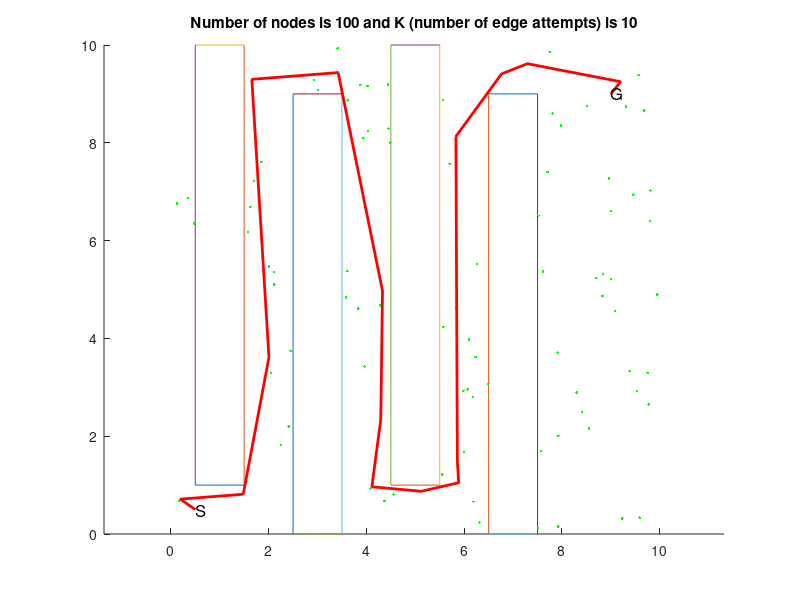

Write the MATLAB code that produced this figure.
% Automatically generated by solvePlanningProblem using
% #nodes=100
% #edges per node10
% step size for collision check 0.05
% xMin=0
% xMax=10
% yMin=0
% yMax=10
% worldModel="test"
% problem spec file "problem2.txt"

clf
hold on
plot([0.5 1.5],[1 1]);
plot([1.5 1.5],[1 10]);
plot([1.5 0.5],[10 10]);
plot([0.5 0.5],[10 1]);
plot([2.5 3.5],[0 0]);
plot([3.5 3.5],[0 9]);
plot([3.5 2.5],[9 9]);
plot([2.5 2.5],[9 0]);
plot([4.5 5.5],[1 1]);
plot([5.5 5.5],[1 10]);
plot([5.5 4.5],[10 10]);
plot([4.5 4.5],[10 1]);
plot([6.5 7.5],[0 0]);
plot([7.5 7.5],[0 9]);
plot([7.5 6.5],[9 9]);
plot([6.5 6.5],[9 0]);
plot([0 0],[0 0]);
plot([0 0],[0 0]);
plot([0 0],[0 0]);
plot([0 0],[0 0]);
plot(5.8601,1.49491,'.g')
plot(1.70265,7.221,'.g')
plot(1.65688,9.29783,'.g')
plot(5.82931,4.63547,'.g')
plot(7.98199,8.3534,'.g')
plot(4.36933,0.675732,'.g')
plot(2.00757,3.61369,'.g')
plot(5.83068,8.13016,'.g')
plot(8.83602,5.31897,'.g')
plot(6.07014,2.95894,'.g')
plot(4.0214,9.16122,'.g')
plot(4.32925,4.97177,'.g')
plot(1.6275,6.69239,'.g')
plot(5.99022,1.67586,'.g')
plot(2.252,1.81952,'.g')
plot(6.31133,0.233989,'.g')
plot(0.172923,0.680657,'.g')
plot(4.29435,2.3476,'.g')
plot(7.51458,0.125023,'.g')
plot(0.477754,6.3506,'.g')
plot(9.30954,8.74511,'.g')
plot(9.38223,3.33094,'.g')
plot(7.90634,3.71148,'.g')
plot(8.30271,2.89608,'.g')
plot(3.41278,9.93021,'.g')
plot(9.58847,0.335065,'.g')
plot(2.01093,5.4666,'.g')
plot(5.70059,7.57113,'.g')
plot(9.00291,6.61031,'.g')
plot(9.75162,3.29726,'.g')
plot(8.95791,7.2662,'.g')
plot(3.42228,9.43566,'.g')
plot(3.61681,8.86627,'.g')
plot(5.98355,2.92635,'.g')
plot(7.61138,5.36579,'.g')
plot(6.25729,5.51772,'.g')
plot(9.07727,4.56,'.g')
plot(8.4138,2.49004,'.g')
plot(4.49021,8.00227,'.g')
plot(3.58095,4.83603,'.g')
plot(8.55028,2.1612,'.g')
plot(5.56811,8.88074,'.g')
plot(3.87588,9.18491,'.g')
plot(7.74701,9.85944,'.g')
plot(2.11126,5.35839,'.g')
plot(2.92855,9.28991,'.g')
plot(7.29218,9.61765,'.g')
plot(5.12358,0.873126,'.g')
plot(4.45368,8.29499,'.g')
plot(1.85228,7.61197,'.g')
plot(9.77317,2.64931,'.g')
plot(8.70446,5.23163,'.g')
plot(4.11237,0.965419,'.g')
plot(3.93729,8.09388,'.g')
plot(0.352578,6.86584,'.g')
plot(4.28461,4.67598,'.g')
plot(6.76277,9.40819,'.g')
plot(5.5491,1.21645,'.g')
plot(7.70318,7.40138,'.g')
plot(8.82842,4.87018,'.g')
plot(7.80393,8.6016,'.g')
plot(7.51949,6.50839,'.g')
plot(3.83323,4.60902,'.g')
plot(5.57444,4.23843,'.g')
plot(9.80497,6.3993,'.g')
plot(9.80717,7.02274,'.g')
plot(2.44938,3.74445,'.g')
plot(9.94708,4.8949,'.g')
plot(4.30309,2.7255,'.g')
plot(7.92629,2.00627,'.g')
plot(0.12688,6.75472,'.g')
plot(4.43921,9.18954,'.g')
plot(9.00496,5.22016,'.g')
plot(9.4586,6.94011,'.g')
plot(3.96286,3.42808,'.g')
plot(3.01022,9.07948,'.g')
plot(6.23004,3.62051,'.g')
plot(1.5799,6.17711,'.g')
plot(8.51541,8.7563,'.g')
plot(1.4818,0.813248,'.g')
plot(7.56796,1.70122,'.g')
plot(9.5395,2.92428,'.g')
plot(6.09715,3.9787,'.g')
plot(2.11382,5.10211,'.g')
plot(9.19887,9.24896,'.g')
plot(9.68151,8.65746,'.g')
plot(6.18908,0.660208,'.g')
plot(7.92323,0.151931,'.g')
plot(4.08829,0.933444,'.g')
plot(9.23141,0.318324,'.g')
plot(4.55396,0.811316,'.g')
plot(6.49544,3.06937,'.g')
plot(9.56762,9.38239,'.g')
plot(5.88787,1.04942,'.g')
plot(0.19564,0.712646,'.g')
plot(2.41386,2.1976,'.g')
plot(6.17631,2.8017,'.g')
plot(3.61313,5.37517,'.g')
plot(2.05066,3.29464,'.g')
plot(4.03264,8.23974,'.g')
if 0
  plot([1.65688,1.70265] ,[9.29783, 7.221], 'k')
  plot([5.82931,5.8601] ,[4.63547, 1.49491], 'k')
  plot([2.00757,1.70265] ,[3.61369, 7.221], 'k')
  plot([2.00757,1.65688] ,[3.61369, 9.29783], 'k')
  plot([5.83068,5.82931] ,[8.13016, 4.63547], 'k')
  plot([5.83068,5.8601] ,[8.13016, 1.49491], 'k')
  plot([8.83602,7.98199] ,[5.31897, 8.3534], 'k')
  plot([6.07014,5.8601] ,[2.95894, 1.49491], 'k')
  plot([6.07014,5.82931] ,[2.95894, 4.63547], 'k')
  plot([6.07014,5.83068] ,[2.95894, 8.13016], 'k')
  plot([4.0214,1.65688] ,[9.16122, 9.29783], 'k')
  plot([4.0214,4.36933] ,[9.16122, 0.675732], 'k')
  plot([4.32925,4.0214] ,[4.97177, 9.16122], 'k')
  plot([4.32925,4.36933] ,[4.97177, 0.675732], 'k')
  plot([1.6275,1.70265] ,[6.69239, 7.221], 'k')
  plot([1.6275,1.65688] ,[6.69239, 9.29783], 'k')
  plot([1.6275,2.00757] ,[6.69239, 3.61369], 'k')
  plot([5.99022,5.8601] ,[1.67586, 1.49491], 'k')
  plot([5.99022,6.07014] ,[1.67586, 2.95894], 'k')
  plot([5.99022,5.82931] ,[1.67586, 4.63547], 'k')
  plot([5.99022,5.83068] ,[1.67586, 8.13016], 'k')
  plot([2.252,2.00757] ,[1.81952, 3.61369], 'k')
  plot([2.252,1.6275] ,[1.81952, 6.69239], 'k')
  plot([2.252,1.70265] ,[1.81952, 7.221], 'k')
  plot([6.31133,5.8601] ,[0.233989, 1.49491], 'k')
  plot([6.31133,5.99022] ,[0.233989, 1.67586], 'k')
  plot([6.31133,4.36933] ,[0.233989, 0.675732], 'k')
  plot([6.31133,6.07014] ,[0.233989, 2.95894], 'k')
  plot([6.31133,5.82931] ,[0.233989, 4.63547], 'k')
  plot([6.31133,5.83068] ,[0.233989, 8.13016], 'k')
  plot([4.29435,4.36933] ,[2.3476, 0.675732], 'k')
  plot([4.29435,4.32925] ,[2.3476, 4.97177], 'k')
  plot([7.51458,8.83602] ,[0.125023, 5.31897], 'k')
  plot([9.30954,7.98199] ,[8.74511, 8.3534], 'k')
  plot([9.30954,8.83602] ,[8.74511, 5.31897], 'k')
  plot([9.38223,8.83602] ,[3.33094, 5.31897], 'k')
  plot([9.38223,7.98199] ,[3.33094, 8.3534], 'k')
  plot([7.90634,9.38223] ,[3.71148, 3.33094], 'k')
  plot([7.90634,8.83602] ,[3.71148, 5.31897], 'k')
  plot([7.90634,7.51458] ,[3.71148, 0.125023], 'k')
  plot([8.30271,7.90634] ,[2.89608, 3.71148], 'k')
  plot([8.30271,9.38223] ,[2.89608, 3.33094], 'k')
  plot([8.30271,8.83602] ,[2.89608, 5.31897], 'k')
  plot([8.30271,7.51458] ,[2.89608, 0.125023], 'k')
  plot([3.41278,4.0214] ,[9.93021, 9.16122], 'k')
  plot([3.41278,1.65688] ,[9.93021, 9.29783], 'k')
  plot([3.41278,4.32925] ,[9.93021, 4.97177], 'k')
  plot([9.58847,8.30271] ,[0.335065, 2.89608], 'k')
  plot([9.58847,9.38223] ,[0.335065, 3.33094], 'k')
  plot([9.58847,7.90634] ,[0.335065, 3.71148], 'k')
  plot([9.58847,8.83602] ,[0.335065, 5.31897], 'k')
  plot([2.01093,1.6275] ,[5.4666, 6.69239], 'k')
  plot([2.01093,1.70265] ,[5.4666, 7.221], 'k')
  plot([2.01093,2.00757] ,[5.4666, 3.61369], 'k')
  plot([2.01093,2.252] ,[5.4666, 1.81952], 'k')
  plot([2.01093,1.65688] ,[5.4666, 9.29783], 'k')
  plot([5.70059,5.83068] ,[7.57113, 8.13016], 'k')
  plot([5.70059,5.82931] ,[7.57113, 4.63547], 'k')
  plot([9.00291,8.83602] ,[6.61031, 5.31897], 'k')
  plot([9.00291,7.98199] ,[6.61031, 8.3534], 'k')
  plot([9.00291,9.30954] ,[6.61031, 8.74511], 'k')
  plot([9.00291,7.90634] ,[6.61031, 3.71148], 'k')
  plot([9.00291,9.38223] ,[6.61031, 3.33094], 'k')
  plot([9.00291,8.30271] ,[6.61031, 2.89608], 'k')
  plot([9.75162,9.38223] ,[3.29726, 3.33094], 'k')
  plot([9.75162,8.30271] ,[3.29726, 2.89608], 'k')
  plot([9.75162,7.90634] ,[3.29726, 3.71148], 'k')
  plot([9.75162,8.83602] ,[3.29726, 5.31897], 'k')
  plot([9.75162,9.58847] ,[3.29726, 0.335065], 'k')
  plot([9.75162,9.00291] ,[3.29726, 6.61031], 'k')
  plot([8.95791,9.00291] ,[7.2662, 6.61031], 'k')
  plot([8.95791,7.98199] ,[7.2662, 8.3534], 'k')
  plot([8.95791,9.30954] ,[7.2662, 8.74511], 'k')
  plot([8.95791,8.83602] ,[7.2662, 5.31897], 'k')
  plot([8.95791,7.90634] ,[7.2662, 3.71148], 'k')
  plot([8.95791,9.38223] ,[7.2662, 3.33094], 'k')
  plot([8.95791,9.75162] ,[7.2662, 3.29726], 'k')
  plot([3.42228,3.41278] ,[9.43566, 9.93021], 'k')
  plot([3.42228,4.0214] ,[9.43566, 9.16122], 'k')
  plot([3.42228,1.65688] ,[9.43566, 9.29783], 'k')
  plot([3.42228,4.32925] ,[9.43566, 4.97177], 'k')
  plot([3.61681,4.0214] ,[8.86627, 9.16122], 'k')
  plot([3.61681,3.42228] ,[8.86627, 9.43566], 'k')
  plot([3.61681,3.41278] ,[8.86627, 9.93021], 'k')
  plot([3.61681,4.32925] ,[8.86627, 4.97177], 'k')
  plot([5.98355,6.07014] ,[2.92635, 2.95894], 'k')
  plot([5.98355,5.99022] ,[2.92635, 1.67586], 'k')
  plot([5.98355,5.8601] ,[2.92635, 1.49491], 'k')
  plot([5.98355,5.82931] ,[2.92635, 4.63547], 'k')
  plot([5.98355,6.31133] ,[2.92635, 0.233989], 'k')
  plot([7.61138,8.83602] ,[5.36579, 5.31897], 'k')
  plot([7.61138,7.90634] ,[5.36579, 3.71148], 'k')
  plot([7.61138,9.00291] ,[5.36579, 6.61031], 'k')
  plot([7.61138,8.95791] ,[5.36579, 7.2662], 'k')
  plot([7.61138,8.30271] ,[5.36579, 2.89608], 'k')
  plot([7.61138,9.38223] ,[5.36579, 3.33094], 'k')
  plot([6.25729,5.82931] ,[5.51772, 4.63547], 'k')
  plot([6.25729,5.70059] ,[5.51772, 7.57113], 'k')
  plot([6.25729,6.07014] ,[5.51772, 2.95894], 'k')
  plot([6.25729,5.98355] ,[5.51772, 2.92635], 'k')
  plot([6.25729,5.83068] ,[5.51772, 8.13016], 'k')
  plot([9.07727,8.83602] ,[4.56, 5.31897], 'k')
  plot([9.07727,9.38223] ,[4.56, 3.33094], 'k')
  plot([9.07727,9.75162] ,[4.56, 3.29726], 'k')
  plot([9.07727,7.90634] ,[4.56, 3.71148], 'k')
  plot([9.07727,7.61138] ,[4.56, 5.36579], 'k')
  plot([9.07727,8.30271] ,[4.56, 2.89608], 'k')
  plot([9.07727,9.00291] ,[4.56, 6.61031], 'k')
  plot([9.07727,8.95791] ,[4.56, 7.2662], 'k')
  plot([8.4138,8.30271] ,[2.49004, 2.89608], 'k')
  plot([8.4138,9.38223] ,[2.49004, 3.33094], 'k')
  plot([8.4138,7.90634] ,[2.49004, 3.71148], 'k')
  plot([8.4138,9.75162] ,[2.49004, 3.29726], 'k')
  plot([8.4138,9.07727] ,[2.49004, 4.56], 'k')
  plot([8.4138,9.58847] ,[2.49004, 0.335065], 'k')
  plot([4.49021,3.61681] ,[8.00227, 8.86627], 'k')
  plot([4.49021,4.0214] ,[8.00227, 9.16122], 'k')
  plot([4.49021,3.42228] ,[8.00227, 9.43566], 'k')
  plot([4.49021,3.41278] ,[8.00227, 9.93021], 'k')
  plot([4.49021,4.32925] ,[8.00227, 4.97177], 'k')
  plot([3.58095,4.32925] ,[4.83603, 4.97177], 'k')
  plot([3.58095,4.29435] ,[4.83603, 2.3476], 'k')
  plot([8.55028,8.4138] ,[2.1612, 2.49004], 'k')
  plot([8.55028,8.30271] ,[2.1612, 2.89608], 'k')
  plot([8.55028,9.38223] ,[2.1612, 3.33094], 'k')
  plot([8.55028,9.75162] ,[2.1612, 3.29726], 'k')
  plot([8.55028,7.90634] ,[2.1612, 3.71148], 'k')
  plot([8.55028,9.58847] ,[2.1612, 0.335065], 'k')
  plot([8.55028,9.07727] ,[2.1612, 4.56], 'k')
  plot([5.56811,5.83068] ,[8.88074, 8.13016], 'k')
  plot([5.56811,5.70059] ,[8.88074, 7.57113], 'k')
  plot([5.56811,6.25729] ,[8.88074, 5.51772], 'k')
  plot([3.87588,4.0214] ,[9.18491, 9.16122], 'k')
  plot([3.87588,3.61681] ,[9.18491, 8.86627], 'k')
  plot([3.87588,3.42228] ,[9.18491, 9.43566], 'k')
  plot([3.87588,3.41278] ,[9.18491, 9.93021], 'k')
  plot([3.87588,1.65688] ,[9.18491, 9.29783], 'k')
  plot([7.74701,7.98199] ,[9.85944, 8.3534], 'k')
  plot([7.74701,9.30954] ,[9.85944, 8.74511], 'k')
  plot([7.74701,5.56811] ,[9.85944, 8.88074], 'k')
  plot([7.74701,8.95791] ,[9.85944, 7.2662], 'k')
  plot([7.74701,9.00291] ,[9.85944, 6.61031], 'k')
  plot([2.11126,2.01093] ,[5.35839, 5.4666], 'k')
  plot([2.11126,1.6275] ,[5.35839, 6.69239], 'k')
  plot([2.11126,2.00757] ,[5.35839, 3.61369], 'k')
  plot([2.11126,1.70265] ,[5.35839, 7.221], 'k')
  plot([2.11126,2.252] ,[5.35839, 1.81952], 'k')
  plot([2.92855,3.42228] ,[9.28991, 9.43566], 'k')
  plot([2.92855,3.41278] ,[9.28991, 9.93021], 'k')
  plot([2.92855,3.87588] ,[9.28991, 9.18491], 'k')
  plot([2.92855,4.0214] ,[9.28991, 9.16122], 'k')
  plot([2.92855,1.65688] ,[9.28991, 9.29783], 'k')
  plot([7.29218,7.74701] ,[9.61765, 9.85944], 'k')
  plot([7.29218,7.98199] ,[9.61765, 8.3534], 'k')
  plot([7.29218,5.56811] ,[9.61765, 8.88074], 'k')
  plot([7.29218,9.30954] ,[9.61765, 8.74511], 'k')
  plot([7.29218,8.95791] ,[9.61765, 7.2662], 'k')
  plot([5.12358,4.36933] ,[0.873126, 0.675732], 'k')
  plot([5.12358,6.31133] ,[0.873126, 0.233989], 'k')
  plot([4.45368,4.49021] ,[8.29499, 8.00227], 'k')
  plot([4.45368,4.0214] ,[8.29499, 9.16122], 'k')
  plot([4.45368,3.61681] ,[8.29499, 8.86627], 'k')
  plot([4.45368,3.87588] ,[8.29499, 9.18491], 'k')
  plot([4.45368,3.42228] ,[8.29499, 9.43566], 'k')
  plot([4.45368,3.41278] ,[8.29499, 9.93021], 'k')
  plot([1.85228,1.70265] ,[7.61197, 7.221], 'k')
  plot([1.85228,1.6275] ,[7.61197, 6.69239], 'k')
  plot([1.85228,1.65688] ,[7.61197, 9.29783], 'k')
  plot([1.85228,2.01093] ,[7.61197, 5.4666], 'k')
  plot([1.85228,2.11126] ,[7.61197, 5.35839], 'k')
  plot([9.77317,9.75162] ,[2.64931, 3.29726], 'k')
  plot([9.77317,9.38223] ,[2.64931, 3.33094], 'k')
  plot([9.77317,8.55028] ,[2.64931, 2.1612], 'k')
  plot([9.77317,8.4138] ,[2.64931, 2.49004], 'k')
  plot([9.77317,8.30271] ,[2.64931, 2.89608], 'k')
  plot([9.77317,9.07727] ,[2.64931, 4.56], 'k')
  plot([9.77317,7.90634] ,[2.64931, 3.71148], 'k')
  plot([9.77317,9.58847] ,[2.64931, 0.335065], 'k')
  plot([9.77317,8.83602] ,[2.64931, 5.31897], 'k')
  plot([8.70446,8.83602] ,[5.23163, 5.31897], 'k')
  plot([8.70446,9.07727] ,[5.23163, 4.56], 'k')
  plot([8.70446,7.61138] ,[5.23163, 5.36579], 'k')
  plot([8.70446,9.00291] ,[5.23163, 6.61031], 'k')
  plot([8.70446,7.90634] ,[5.23163, 3.71148], 'k')
  plot([8.70446,9.38223] ,[5.23163, 3.33094], 'k')
  plot([8.70446,8.95791] ,[5.23163, 7.2662], 'k')
  plot([8.70446,9.75162] ,[5.23163, 3.29726], 'k')
  plot([8.70446,8.30271] ,[5.23163, 2.89608], 'k')
  plot([4.11237,4.36933] ,[0.965419, 0.675732], 'k')
  plot([4.11237,5.12358] ,[0.965419, 0.873126], 'k')
  plot([4.11237,4.29435] ,[0.965419, 2.3476], 'k')
  plot([4.11237,6.31133] ,[0.965419, 0.233989], 'k')
  plot([3.93729,3.61681] ,[8.09388, 8.86627], 'k')
  plot([3.93729,4.0214] ,[8.09388, 9.16122], 'k')
  plot([3.93729,3.87588] ,[8.09388, 9.18491], 'k')
  plot([3.93729,3.42228] ,[8.09388, 9.43566], 'k')
  plot([0.352578,0.477754] ,[6.86584, 6.3506], 'k')
  plot([4.28461,4.32925] ,[4.67598, 4.97177], 'k')
  plot([4.28461,3.58095] ,[4.67598, 4.83603], 'k')
  plot([4.28461,4.29435] ,[4.67598, 2.3476], 'k')
  plot([6.76277,7.29218] ,[9.40819, 9.61765], 'k')
  plot([6.76277,7.74701] ,[9.40819, 9.85944], 'k')
  plot([6.76277,5.56811] ,[9.40819, 8.88074], 'k')
  plot([6.76277,5.83068] ,[9.40819, 8.13016], 'k')
  plot([6.76277,9.30954] ,[9.40819, 8.74511], 'k')
  plot([5.5491,5.8601] ,[1.21645, 1.49491], 'k')
  plot([5.5491,5.99022] ,[1.21645, 1.67586], 'k')
  plot([5.5491,6.31133] ,[1.21645, 0.233989], 'k')
  plot([5.5491,5.98355] ,[1.21645, 2.92635], 'k')
  plot([5.5491,6.07014] ,[1.21645, 2.95894], 'k')
  plot([7.70318,7.98199] ,[7.40138, 8.3534], 'k')
  plot([7.70318,8.95791] ,[7.40138, 7.2662], 'k')
  plot([7.70318,9.00291] ,[7.40138, 6.61031], 'k')
  plot([7.70318,7.61138] ,[7.40138, 5.36579], 'k')
  plot([7.70318,9.30954] ,[7.40138, 8.74511], 'k')
  plot([7.70318,8.83602] ,[7.40138, 5.31897], 'k')
  plot([8.82842,8.70446] ,[4.87018, 5.23163], 'k')
  plot([8.82842,9.07727] ,[4.87018, 4.56], 'k')
  plot([8.82842,8.83602] ,[4.87018, 5.31897], 'k')
  plot([8.82842,7.61138] ,[4.87018, 5.36579], 'k')
  plot([8.82842,7.90634] ,[4.87018, 3.71148], 'k')
  plot([8.82842,9.38223] ,[4.87018, 3.33094], 'k')
  plot([8.82842,9.00291] ,[4.87018, 6.61031], 'k')
  plot([8.82842,9.75162] ,[4.87018, 3.29726], 'k')
  plot([8.82842,8.30271] ,[4.87018, 2.89608], 'k')
  plot([8.82842,8.95791] ,[4.87018, 7.2662], 'k')
  plot([7.80393,7.98199] ,[8.6016, 8.3534], 'k')
  plot([7.80393,7.29218] ,[8.6016, 9.61765], 'k')
  plot([7.80393,7.70318] ,[8.6016, 7.40138], 'k')
  plot([7.80393,7.74701] ,[8.6016, 9.85944], 'k')
  plot([7.80393,9.30954] ,[8.6016, 8.74511], 'k')
  plot([7.80393,8.95791] ,[8.6016, 7.2662], 'k')
  plot([7.80393,9.00291] ,[8.6016, 6.61031], 'k')
  plot([7.51949,7.70318] ,[6.50839, 7.40138], 'k')
  plot([7.51949,7.61138] ,[6.50839, 5.36579], 'k')
  plot([7.51949,9.00291] ,[6.50839, 6.61031], 'k')
  plot([7.51949,8.95791] ,[6.50839, 7.2662], 'k')
  plot([7.51949,8.70446] ,[6.50839, 5.23163], 'k')
  plot([7.51949,8.83602] ,[6.50839, 5.31897], 'k')
  plot([7.51949,7.98199] ,[6.50839, 8.3534], 'k')
  plot([7.51949,8.82842] ,[6.50839, 4.87018], 'k')
  plot([3.83323,3.58095] ,[4.60902, 4.83603], 'k')
  plot([3.83323,4.28461] ,[4.60902, 4.67598], 'k')
  plot([3.83323,4.32925] ,[4.60902, 4.97177], 'k')
  plot([3.83323,4.29435] ,[4.60902, 2.3476], 'k')
  plot([5.57444,5.82931] ,[4.23843, 4.63547], 'k')
  plot([5.57444,6.07014] ,[4.23843, 2.95894], 'k')
  plot([5.57444,5.98355] ,[4.23843, 2.92635], 'k')
  plot([5.57444,6.25729] ,[4.23843, 5.51772], 'k')
  plot([9.80497,9.00291] ,[6.3993, 6.61031], 'k')
  plot([9.80497,8.95791] ,[6.3993, 7.2662], 'k')
  plot([9.80497,8.83602] ,[6.3993, 5.31897], 'k')
  plot([9.80497,8.70446] ,[6.3993, 5.23163], 'k')
  plot([9.80497,8.82842] ,[6.3993, 4.87018], 'k')
  plot([9.80497,9.07727] ,[6.3993, 4.56], 'k')
  plot([9.80497,7.70318] ,[6.3993, 7.40138], 'k')
  plot([9.80497,9.30954] ,[6.3993, 8.74511], 'k')
  plot([9.80497,7.61138] ,[6.3993, 5.36579], 'k')
  plot([9.80717,9.80497] ,[7.02274, 6.3993], 'k')
  plot([9.80717,8.95791] ,[7.02274, 7.2662], 'k')
  plot([9.80717,9.00291] ,[7.02274, 6.61031], 'k')
  plot([9.80717,9.30954] ,[7.02274, 8.74511], 'k')
  plot([9.80717,8.83602] ,[7.02274, 5.31897], 'k')
  plot([9.80717,8.70446] ,[7.02274, 5.23163], 'k')
  plot([9.80717,7.70318] ,[7.02274, 7.40138], 'k')
  plot([9.80717,7.98199] ,[7.02274, 8.3534], 'k')
  plot([9.80717,8.82842] ,[7.02274, 4.87018], 'k')
  plot([2.44938,2.00757] ,[3.74445, 3.61369], 'k')
  plot([2.44938,2.11126] ,[3.74445, 5.35839], 'k')
  plot([2.44938,2.01093] ,[3.74445, 5.4666], 'k')
  plot([2.44938,2.252] ,[3.74445, 1.81952], 'k')
  plot([2.44938,1.6275] ,[3.74445, 6.69239], 'k')
  plot([9.94708,9.07727] ,[4.8949, 4.56], 'k')
  plot([9.94708,8.82842] ,[4.8949, 4.87018], 'k')
  plot([9.94708,8.83602] ,[4.8949, 5.31897], 'k')
  plot([9.94708,8.70446] ,[4.8949, 5.23163], 'k')
  plot([9.94708,9.80497] ,[4.8949, 6.3993], 'k')
  plot([9.94708,9.75162] ,[4.8949, 3.29726], 'k')
  plot([9.94708,9.38223] ,[4.8949, 3.33094], 'k')
  plot([9.94708,9.00291] ,[4.8949, 6.61031], 'k')
  plot([9.94708,9.80717] ,[4.8949, 7.02274], 'k')
  plot([9.94708,9.77317] ,[4.8949, 2.64931], 'k')
  plot([4.30309,4.29435] ,[2.7255, 2.3476], 'k')
  plot([4.30309,4.11237] ,[2.7255, 0.965419], 'k')
  plot([4.30309,3.83323] ,[2.7255, 4.60902], 'k')
  plot([4.30309,4.28461] ,[2.7255, 4.67598], 'k')
  plot([7.92629,8.55028] ,[2.00627, 2.1612], 'k')
  plot([7.92629,8.4138] ,[2.00627, 2.49004], 'k')
  plot([7.92629,8.30271] ,[2.00627, 2.89608], 'k')
  plot([7.92629,7.90634] ,[2.00627, 3.71148], 'k')
  plot([7.92629,7.51458] ,[2.00627, 0.125023], 'k')
  plot([7.92629,9.77317] ,[2.00627, 2.64931], 'k')
  plot([7.92629,9.38223] ,[2.00627, 3.33094], 'k')
  plot([0.12688,0.352578] ,[6.75472, 6.86584], 'k')
  plot([4.43921,4.0214] ,[9.18954, 9.16122], 'k')
  plot([4.43921,3.87588] ,[9.18954, 9.18491], 'k')
  plot([4.43921,3.61681] ,[9.18954, 8.86627], 'k')
  plot([4.43921,4.45368] ,[9.18954, 8.29499], 'k')
  plot([4.43921,3.42228] ,[9.18954, 9.43566], 'k')
  plot([4.43921,4.49021] ,[9.18954, 8.00227], 'k')
  plot([4.43921,3.93729] ,[9.18954, 8.09388], 'k')
  plot([4.43921,3.41278] ,[9.18954, 9.93021], 'k')
  plot([4.43921,2.92855] ,[9.18954, 9.28991], 'k')
  plot([9.00496,8.83602] ,[5.22016, 5.31897], 'k')
  plot([9.00496,8.70446] ,[5.22016, 5.23163], 'k')
  plot([9.00496,8.82842] ,[5.22016, 4.87018], 'k')
  plot([9.00496,9.07727] ,[5.22016, 4.56], 'k')
  plot([9.00496,9.94708] ,[5.22016, 4.8949], 'k')
  plot([9.00496,9.00291] ,[5.22016, 6.61031], 'k')
  plot([9.00496,7.61138] ,[5.22016, 5.36579], 'k')
  plot([9.00496,9.80497] ,[5.22016, 6.3993], 'k')
  plot([9.00496,7.90634] ,[5.22016, 3.71148], 'k')
  plot([9.00496,9.38223] ,[5.22016, 3.33094], 'k')
  plot([9.4586,9.80717] ,[6.94011, 7.02274], 'k')
  plot([9.4586,9.00291] ,[6.94011, 6.61031], 'k')
  plot([9.4586,8.95791] ,[6.94011, 7.2662], 'k')
  plot([9.4586,9.80497] ,[6.94011, 6.3993], 'k')
  plot([9.4586,8.83602] ,[6.94011, 5.31897], 'k')
  plot([9.4586,9.00496] ,[6.94011, 5.22016], 'k')
  plot([9.4586,9.30954] ,[6.94011, 8.74511], 'k')
  plot([9.4586,7.70318] ,[6.94011, 7.40138], 'k')
  plot([9.4586,8.70446] ,[6.94011, 5.23163], 'k')
  plot([3.96286,4.30309] ,[3.42808, 2.7255], 'k')
  plot([3.96286,4.29435] ,[3.42808, 2.3476], 'k')
  plot([3.96286,3.83323] ,[3.42808, 4.60902], 'k')
  plot([3.96286,4.28461] ,[3.42808, 4.67598], 'k')
  plot([3.96286,3.58095] ,[3.42808, 4.83603], 'k')
  plot([3.96286,4.32925] ,[3.42808, 4.97177], 'k')
  plot([3.01022,2.92855] ,[9.07948, 9.28991], 'k')
  plot([3.01022,3.42228] ,[9.07948, 9.43566], 'k')
  plot([3.01022,3.87588] ,[9.07948, 9.18491], 'k')
  plot([3.01022,3.41278] ,[9.07948, 9.93021], 'k')
  plot([3.01022,4.0214] ,[9.07948, 9.16122], 'k')
  plot([3.01022,1.65688] ,[9.07948, 9.29783], 'k')
  plot([3.01022,4.43921] ,[9.07948, 9.18954], 'k')
  plot([6.23004,6.07014] ,[3.62051, 2.95894], 'k')
  plot([6.23004,5.98355] ,[3.62051, 2.92635], 'k')
  plot([6.23004,5.57444] ,[3.62051, 4.23843], 'k')
  plot([6.23004,5.82931] ,[3.62051, 4.63547], 'k')
  plot([6.23004,6.25729] ,[3.62051, 5.51772], 'k')
  plot([6.23004,5.99022] ,[3.62051, 1.67586], 'k')
  plot([6.23004,5.8601] ,[3.62051, 1.49491], 'k')
  plot([1.5799,1.6275] ,[6.17711, 6.69239], 'k')
  plot([1.5799,2.01093] ,[6.17711, 5.4666], 'k')
  plot([1.5799,2.11126] ,[6.17711, 5.35839], 'k')
  plot([1.5799,1.70265] ,[6.17711, 7.221], 'k')
  plot([1.5799,1.85228] ,[6.17711, 7.61197], 'k')
  plot([1.5799,2.44938] ,[6.17711, 3.74445], 'k')
  plot([8.51541,7.98199] ,[8.7563, 8.3534], 'k')
  plot([8.51541,7.80393] ,[8.7563, 8.6016], 'k')
  plot([8.51541,9.30954] ,[8.7563, 8.74511], 'k')
  plot([8.51541,7.74701] ,[8.7563, 9.85944], 'k')
  plot([8.51541,7.29218] ,[8.7563, 9.61765], 'k')
  plot([8.51541,8.95791] ,[8.7563, 7.2662], 'k')
  plot([8.51541,7.70318] ,[8.7563, 7.40138], 'k')
  plot([8.51541,6.76277] ,[8.7563, 9.40819], 'k')
  plot([8.51541,9.4586] ,[8.7563, 6.94011], 'k')
  plot([8.51541,9.80717] ,[8.7563, 7.02274], 'k')
  plot([1.4818,2.252] ,[0.813248, 1.81952], 'k')
  plot([1.4818,0.172923] ,[0.813248, 0.680657], 'k')
  plot([1.4818,2.00757] ,[0.813248, 3.61369], 'k')
  plot([1.4818,2.44938] ,[0.813248, 3.74445], 'k')
  plot([7.56796,7.92629] ,[1.70122, 2.00627], 'k')
  plot([7.56796,8.55028] ,[1.70122, 2.1612], 'k')
  plot([7.56796,8.4138] ,[1.70122, 2.49004], 'k')
  plot([7.56796,8.30271] ,[1.70122, 2.89608], 'k')
  plot([7.56796,7.51458] ,[1.70122, 0.125023], 'k')
  plot([9.5395,9.77317] ,[2.92428, 2.64931], 'k')
  plot([9.5395,9.75162] ,[2.92428, 3.29726], 'k')
  plot([9.5395,9.38223] ,[2.92428, 3.33094], 'k')
  plot([9.5395,8.4138] ,[2.92428, 2.49004], 'k')
  plot([9.5395,8.30271] ,[2.92428, 2.89608], 'k')
  plot([9.5395,8.55028] ,[2.92428, 2.1612], 'k')
  plot([9.5395,9.07727] ,[2.92428, 4.56], 'k')
  plot([9.5395,7.90634] ,[2.92428, 3.71148], 'k')
  plot([9.5395,7.92629] ,[2.92428, 2.00627], 'k')
  plot([9.5395,9.94708] ,[2.92428, 4.8949], 'k')
  plot([6.09715,6.23004] ,[3.9787, 3.62051], 'k')
  plot([6.09715,5.57444] ,[3.9787, 4.23843], 'k')
  plot([6.09715,5.82931] ,[3.9787, 4.63547], 'k')
  plot([6.09715,6.07014] ,[3.9787, 2.95894], 'k')
  plot([6.09715,5.98355] ,[3.9787, 2.92635], 'k')
  plot([6.09715,6.25729] ,[3.9787, 5.51772], 'k')
  plot([2.11382,2.11126] ,[5.10211, 5.35839], 'k')
  plot([2.11382,2.01093] ,[5.10211, 5.4666], 'k')
  plot([2.11382,1.5799] ,[5.10211, 6.17711], 'k')
  plot([2.11382,2.44938] ,[5.10211, 3.74445], 'k')
  plot([2.11382,2.00757] ,[5.10211, 3.61369], 'k')
  plot([2.11382,1.6275] ,[5.10211, 6.69239], 'k')
  plot([2.11382,1.70265] ,[5.10211, 7.221], 'k')
  plot([9.19887,9.30954] ,[9.24896, 8.74511], 'k')
  plot([9.19887,8.51541] ,[9.24896, 8.7563], 'k')
  plot([9.19887,7.98199] ,[9.24896, 8.3534], 'k')
  plot([9.19887,7.80393] ,[9.24896, 8.6016], 'k')
  plot([9.19887,7.74701] ,[9.24896, 9.85944], 'k')
  plot([9.19887,7.29218] ,[9.24896, 9.61765], 'k')
  plot([9.19887,8.95791] ,[9.24896, 7.2662], 'k')
  plot([9.19887,9.80717] ,[9.24896, 7.02274], 'k')
  plot([9.19887,9.4586] ,[9.24896, 6.94011], 'k')
  plot([9.19887,7.70318] ,[9.24896, 7.40138], 'k')
  plot([9.68151,9.30954] ,[8.65746, 8.74511], 'k')
  plot([9.68151,9.19887] ,[8.65746, 9.24896], 'k')
  plot([9.68151,8.51541] ,[8.65746, 8.7563], 'k')
  plot([9.68151,8.95791] ,[8.65746, 7.2662], 'k')
  plot([9.68151,9.80717] ,[8.65746, 7.02274], 'k')
  plot([9.68151,7.98199] ,[8.65746, 8.3534], 'k')
  plot([9.68151,9.4586] ,[8.65746, 6.94011], 'k')
  plot([9.68151,7.80393] ,[8.65746, 8.6016], 'k')
  plot([9.68151,9.00291] ,[8.65746, 6.61031], 'k')
  plot([9.68151,9.80497] ,[8.65746, 6.3993], 'k')
  plot([6.18908,6.31133] ,[0.660208, 0.233989], 'k')
  plot([6.18908,5.5491] ,[0.660208, 1.21645], 'k')
  plot([6.18908,5.8601] ,[0.660208, 1.49491], 'k')
  plot([6.18908,5.99022] ,[0.660208, 1.67586], 'k')
  plot([6.18908,5.12358] ,[0.660208, 0.873126], 'k')
  plot([6.18908,4.36933] ,[0.660208, 0.675732], 'k')
  plot([6.18908,4.11237] ,[0.660208, 0.965419], 'k')
  plot([7.92323,7.56796] ,[0.151931, 1.70122], 'k')
  plot([7.92323,9.58847] ,[0.151931, 0.335065], 'k')
  plot([7.92323,7.92629] ,[0.151931, 2.00627], 'k')
  plot([7.92323,8.55028] ,[0.151931, 2.1612], 'k')
  plot([7.92323,8.4138] ,[0.151931, 2.49004], 'k')
  plot([4.08829,4.11237] ,[0.933444, 0.965419], 'k')
  plot([4.08829,4.36933] ,[0.933444, 0.675732], 'k')
  plot([4.08829,5.12358] ,[0.933444, 0.873126], 'k')
  plot([4.08829,4.29435] ,[0.933444, 2.3476], 'k')
  plot([4.08829,4.30309] ,[0.933444, 2.7255], 'k')
  plot([4.08829,6.18908] ,[0.933444, 0.660208], 'k')
  plot([9.23141,9.58847] ,[0.318324, 0.335065], 'k')
  plot([9.23141,7.92323] ,[0.318324, 0.151931], 'k')
  plot([9.23141,8.55028] ,[0.318324, 2.1612], 'k')
  plot([9.23141,7.92629] ,[0.318324, 2.00627], 'k')
  plot([9.23141,7.56796] ,[0.318324, 1.70122], 'k')
  plot([9.23141,8.4138] ,[0.318324, 2.49004], 'k')
  plot([9.23141,9.77317] ,[0.318324, 2.64931], 'k')
  plot([9.23141,9.5395] ,[0.318324, 2.92428], 'k')
  plot([9.23141,8.30271] ,[0.318324, 2.89608], 'k')
  plot([4.55396,4.36933] ,[0.811316, 0.675732], 'k')
  plot([4.55396,4.11237] ,[0.811316, 0.965419], 'k')
  plot([4.55396,4.08829] ,[0.811316, 0.933444], 'k')
  plot([4.55396,5.12358] ,[0.811316, 0.873126], 'k')
  plot([4.55396,6.18908] ,[0.811316, 0.660208], 'k')
  plot([4.55396,6.31133] ,[0.811316, 0.233989], 'k')
  plot([6.49544,6.07014] ,[3.06937, 2.95894], 'k')
  plot([6.49544,5.98355] ,[3.06937, 2.92635], 'k')
  plot([6.49544,6.23004] ,[3.06937, 3.62051], 'k')
  plot([6.49544,6.09715] ,[3.06937, 3.9787], 'k')
  plot([6.49544,5.99022] ,[3.06937, 1.67586], 'k')
  plot([6.49544,5.57444] ,[3.06937, 4.23843], 'k')
  plot([6.49544,5.8601] ,[3.06937, 1.49491], 'k')
  plot([6.49544,5.82931] ,[3.06937, 4.63547], 'k')
  plot([9.56762,9.19887] ,[9.38239, 9.24896], 'k')
  plot([9.56762,9.30954] ,[9.38239, 8.74511], 'k')
  plot([9.56762,9.68151] ,[9.38239, 8.65746], 'k')
  plot([9.56762,8.51541] ,[9.38239, 8.7563], 'k')
  plot([9.56762,7.74701] ,[9.38239, 9.85944], 'k')
  plot([9.56762,7.98199] ,[9.38239, 8.3534], 'k')
  plot([9.56762,7.80393] ,[9.38239, 8.6016], 'k')
  plot([9.56762,8.95791] ,[9.38239, 7.2662], 'k')
  plot([9.56762,7.29218] ,[9.38239, 9.61765], 'k')
  plot([9.56762,9.80717] ,[9.38239, 7.02274], 'k')
  plot([5.88787,5.5491] ,[1.04942, 1.21645], 'k')
  plot([5.88787,5.8601] ,[1.04942, 1.49491], 'k')
  plot([5.88787,6.18908] ,[1.04942, 0.660208], 'k')
  plot([5.88787,5.99022] ,[1.04942, 1.67586], 'k')
  plot([5.88787,5.12358] ,[1.04942, 0.873126], 'k')
  plot([5.88787,6.31133] ,[1.04942, 0.233989], 'k')
  plot([5.88787,4.55396] ,[1.04942, 0.811316], 'k')
  plot([5.88787,4.36933] ,[1.04942, 0.675732], 'k')
  plot([0.19564,0.172923] ,[0.712646, 0.680657], 'k')
  plot([0.19564,1.4818] ,[0.712646, 0.813248], 'k')
  plot([2.41386,2.252] ,[2.1976, 1.81952], 'k')
  plot([2.41386,2.00757] ,[2.1976, 3.61369], 'k')
  plot([2.41386,2.44938] ,[2.1976, 3.74445], 'k')
  plot([2.41386,1.4818] ,[2.1976, 0.813248], 'k')
  plot([6.17631,6.07014] ,[2.8017, 2.95894], 'k')
  plot([6.17631,5.98355] ,[2.8017, 2.92635], 'k')
  plot([6.17631,6.23004] ,[2.8017, 3.62051], 'k')
  plot([6.17631,5.99022] ,[2.8017, 1.67586], 'k')
  plot([6.17631,6.09715] ,[2.8017, 3.9787], 'k')
  plot([6.17631,5.8601] ,[2.8017, 1.49491], 'k')
  plot([6.17631,5.57444] ,[2.8017, 4.23843], 'k')
  plot([6.17631,5.5491] ,[2.8017, 1.21645], 'k')
  plot([3.61313,3.58095] ,[5.37517, 4.83603], 'k')
  plot([3.61313,3.83323] ,[5.37517, 4.60902], 'k')
  plot([3.61313,4.32925] ,[5.37517, 4.97177], 'k')
  plot([3.61313,4.28461] ,[5.37517, 4.67598], 'k')
  plot([3.61313,3.96286] ,[5.37517, 3.42808], 'k')
  plot([2.05066,2.00757] ,[3.29464, 3.61369], 'k')
  plot([2.05066,2.44938] ,[3.29464, 3.74445], 'k')
  plot([2.05066,2.41386] ,[3.29464, 2.1976], 'k')
  plot([2.05066,2.252] ,[3.29464, 1.81952], 'k')
  plot([2.05066,2.11382] ,[3.29464, 5.10211], 'k')
  plot([2.05066,2.11126] ,[3.29464, 5.35839], 'k')
  plot([2.05066,2.01093] ,[3.29464, 5.4666], 'k')
  plot([4.03264,3.93729] ,[8.23974, 8.09388], 'k')
  plot([4.03264,3.61681] ,[8.23974, 8.86627], 'k')
  plot([4.03264,4.0214] ,[8.23974, 9.16122], 'k')
  plot([4.03264,3.87588] ,[8.23974, 9.18491], 'k')
  plot([4.03264,4.43921] ,[8.23974, 9.18954], 'k')
  plot([4.03264,3.42228] ,[8.23974, 9.43566], 'k')
end
plot([0.5, 0.19564], [0.5, 0.712646], 'r', 'LineWidth', 2)
plot([0.19564, 1.4818], [0.712646, 0.813248], 'r', 'LineWidth', 2)
plot([1.4818, 2.00757], [0.813248, 3.61369], 'r', 'LineWidth', 2)
plot([2.00757, 1.65688], [3.61369, 9.29783], 'r', 'LineWidth', 2)
plot([1.65688, 3.42228], [9.29783, 9.43566], 'r', 'LineWidth', 2)
plot([3.42228, 4.32925], [9.43566, 4.97177], 'r', 'LineWidth', 2)
plot([4.32925, 4.29435], [4.97177, 2.3476], 'r', 'LineWidth', 2)
plot([4.29435, 4.11237], [2.3476, 0.965419], 'r', 'LineWidth', 2)
plot([4.11237, 5.12358], [0.965419, 0.873126], 'r', 'LineWidth', 2)
plot([5.12358, 5.88787], [0.873126, 1.04942], 'r', 'LineWidth', 2)
plot([5.88787, 5.8601], [1.04942, 1.49491], 'r', 'LineWidth', 2)
plot([5.8601, 5.83068], [1.49491, 8.13016], 'r', 'LineWidth', 2)
plot([5.83068, 6.76277], [8.13016, 9.40819], 'r', 'LineWidth', 2)
plot([6.76277, 7.29218], [9.40819, 9.61765], 'r', 'LineWidth', 2)
plot([7.29218, 9.19887], [9.61765, 9.24896], 'r', 'LineWidth', 2)
plot([9.19887, 9], [9.24896, 9], 'r', 'LineWidth', 2)
text(0.5, 0.5,'S','FontSize',12)
text(9, 9,'G','FontSize',12)
hold off
title('Number of nodes is 100 and K (number of edge attempts) is 10')
axis equal